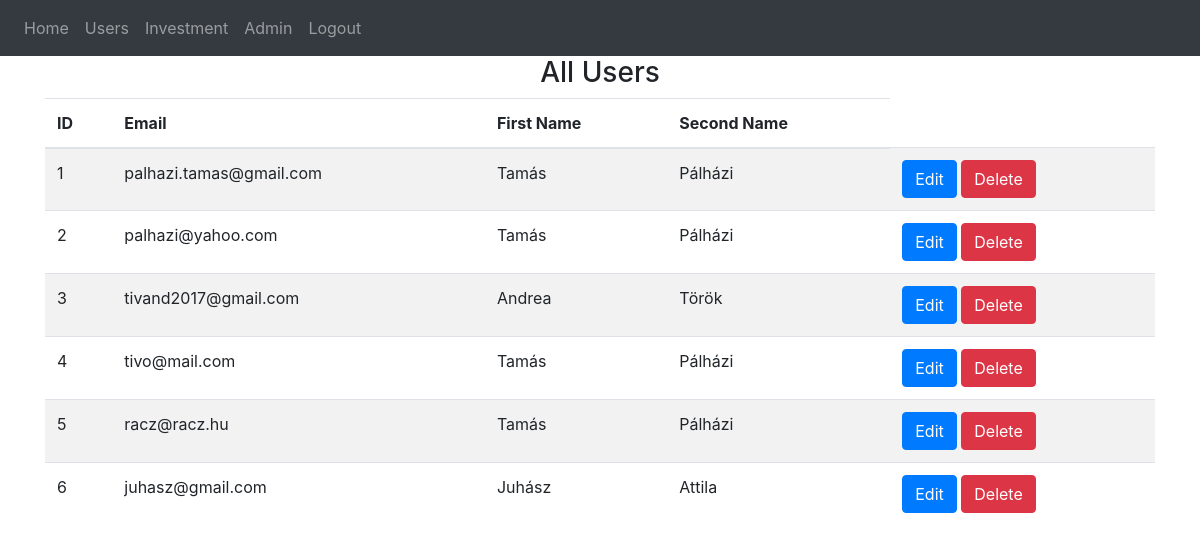
The page /all-users (signed in) on the database as committed earlier.
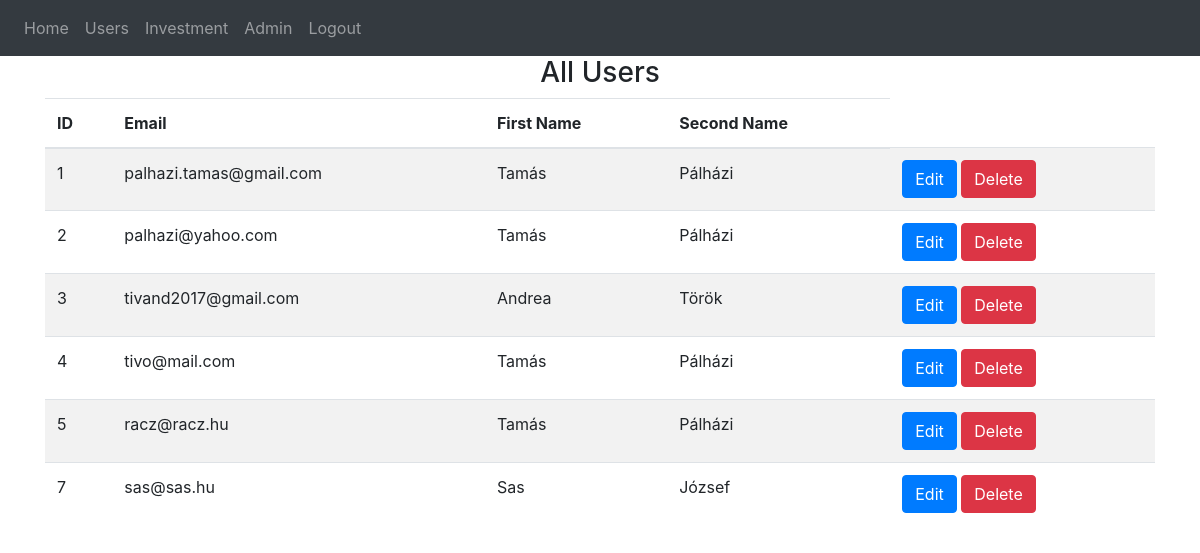
The same page on the database as committed later.
### website/models.py (models this page shows)
class User(db.Model, UserMixin):
    id = db.Column(db.Integer, primary_key=True)
    email = db.Column(db.String(150), unique=True)
    password = db.Column(db.String(150))
    first_name = db.Column(db.String(150))
    second_name = db.Column(db.String(150))
    notes = db.relationship('Note')
    is_approved = db.Column(db.Boolean, default=False)

### website/views.py (the view)
@views.route('/all-users', methods=['GET'])
@login_required
def all_users():
    users = User.query.all()
    return render_template("all_users.html", users=users, user=current_user)

### website/__init__.py (called while the page is built)
def create_app():
    app = Flask(__name__)
    app.config['SECRET_KEY'] = 'hjshjhdjah kjshkjdhjs'
    app.config['SQLALCHEMY_DATABASE_URI'] = f'sqlite:///{DB_NAME}'
    db.init_app(app)
    from .views import views
    from .auth import auth
    app.register_blueprint(views, url_prefix='/')
    app.register_blueprint(auth, url_prefix='/')
    from .models import User, Note
    with app.app_context():
        db.create_all()
    login_manager = LoginManager()
    login_manager.login_view = 'auth.login'
    login_manager.init_app(app)
    @login_manager.user_loader
    def load_user(id):
        return User.query.get(int(id))
    return app

### website/templates/all_users.html (shortened to what this page needs)
{% extends "base.html" %}
{% block content %}
    <h3 align="center">All Users</h3>
    <table class="table table-striped">
        <thead>
            <tr>
                <th scope="col">ID</th>
                <th scope="col">Email</th>
                <th scope="col">First Name</th>
                <th scope="col">Second Name</th>
            </tr>
        </thead>
        <tbody>
            {% for user in users %}
                <tr>
                    <td>{{ user.id }}</td>
                    <td>{{ user.email }}</td>
                    <td>{{ user.first_name }}</td>
                    <td>{{ user.second_name }}</td>
                    <td>
                        <a href="{{ url_for('views.edit_user', user_id=user.id) }}" class="btn btn-primary">Edit</a>
                        <a href="{{ url_for('views.delete_user', user_id=user.id) }}" class="btn btn-danger">Delete</a>
                      </td>
                </tr>
            {% endfor %}
        </tbody>
    </table>
{% endblock %}

### website/templates/base.html (shortened to what this page needs)
<!DOCTYPE html>
<html>
  <head>
    <link
      rel="stylesheet"
      href="https://stackpath.bootstrapcdn.com/bootstrap/4.4.1/css/bootstrap.min.css"
    />
    <link
      rel="stylesheet"
      href="https://stackpath.bootstrapcdn.com/font-awesome/4.7.0/css/font-awesome.min.css"
    />
  </head>
  <body>
    <nav class="navbar navbar-expand-lg navbar-dark bg-dark">
      <div class="collapse navbar-collapse" id="navbar">
        <div class="navbar-nav">
          {% if user.is_authenticated %}
          <a class="nav-item nav-link" id="home" href="/">Home</a>
          <a class="nav-item nav-link" id="allUsers" href="{{ url_for('views.all_users') }}">Users</a>
          <a class="nav-item nav-link" id="createInvestment" href="{{ url_for('views.create_investment') }}">Investment</a>
          <a class="nav-item nav-link" id="adminDashboard" href="{{ url_for('views.admin_dashboard') }}">Admin</a>
          <a class="nav-item nav-link" id="logout" href="/logout">Logout</a>
          {% else %}
          <a class="nav-item nav-link" id="login" href="/login">Login</a>
          <a class="nav-item nav-link" id="signUp" href="/sign-up">Sign Up</a>
          {% endif %}
        </div>
      </div>
    </nav>
    <div class="container">{% block content %} {% endblock %}</div>
  </body>
</html>

Rows that differ between the two databases and show on the page:
removed User: id "6", email "juhasz@gmail.com", first_name "Juhász", second_name "Attila"
added User: id "7", email "sas@sas.hu", first_name "Sas", second_name "József"
